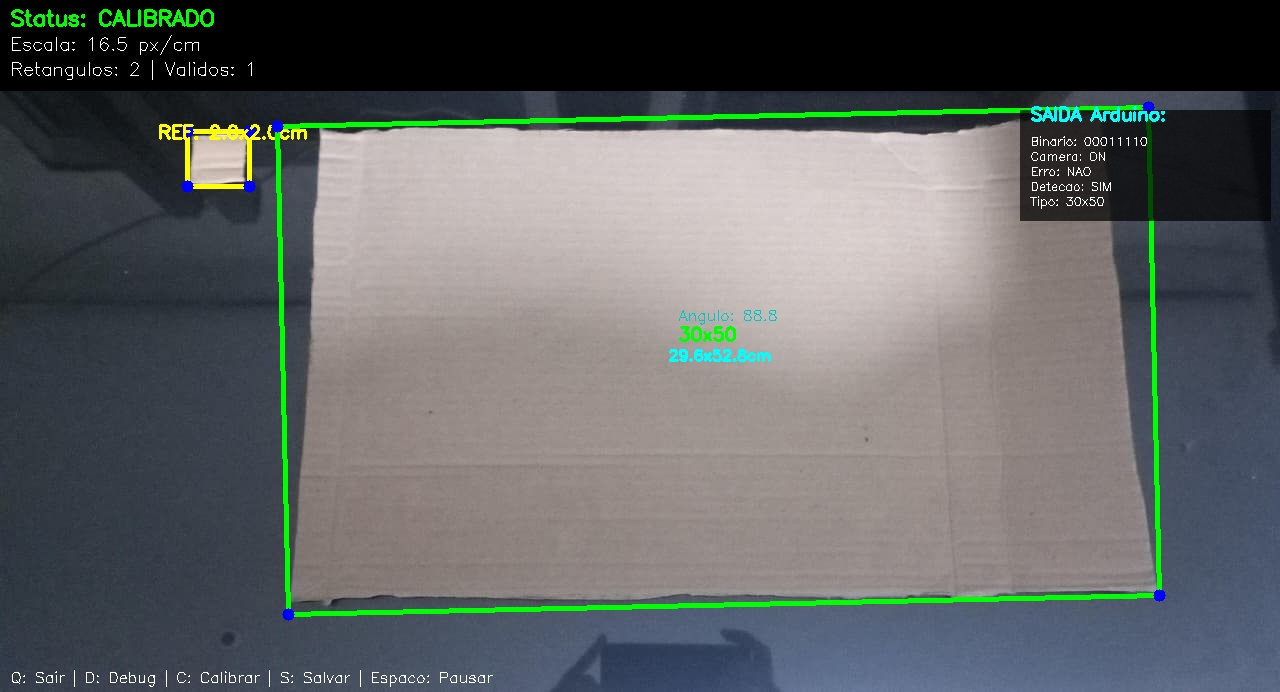
#> input picture captura_20251215_152401.jpg, 1280 x 692 px
$ python Vbox_v1.py --video captura_20251215_152144.jpg --image captura_20251215_152401.jpg
#> lines starting #> are read from the running program, lines starting #| are printed output that depends on the picture; after the words box and inside, x2 and y2 are one past the last pixel; in counts of white or black regions, pixels touching at a corner belong together
#> in main, frame is the input picture: shape (692, 1280, 3); mean B, G, R 99.5, 99.6, 96.1
"""
Sistema de Visão Computacional para Medição e Classificação de Caixas
- Prioriza retângulos alinhados com os eixos da câmera (±10 graus)
- Funcionamento em tempo real com câmera ou vídeo
- Calibração automática usando objeto de referência
- Classificação em três tipos: 10x20, 20x20, 30x50 cm
- Saída via mapa de bits para comunicação com ARD
"""

import cv2
import numpy as np
from scipy.spatial.distance import euclidean
from imutils import perspective
from imutils import contours
import imutils
import time
from collections import deque
import math

class ARDOutputMap:
    def __init__(self):
        # Mapa de bits (8 bits para comunicação simples)
        # Bit 0: Câmera ligada e operante
        # Bit 1: Erro no sistema
        # Bit 2: Caixa detectada
        # Bits 3-4: Tipo de caixa (00=nada, 01=10x20, 10=20x20, 11=30x50)
        # Bits 5-7: Reservados
        self.output_byte = 0b00000000

        # Histórico para estabilização
        self.output_history = deque(maxlen=5)

        # Timer para verificação de funcionamento
        self.last_update_time = time.time()
        self.operational_timeout = 2.0  # 2 segundos sem atualização = erro

    def update_camera_status(self, is_operational):
        """Atualiza status da câmera"""
        if is_operational:
            self.output_byte |= 0b00000001  # Bit 0 = 1 (câmera operante)
        else:
            self.output_byte &= 0b11111110  # Bit 0 = 0 (câmera com problema)

    def update_error_status(self, has_error):
        """Atualiza status de erro"""
        if has_error:
            self.output_byte |= 0b00000010  # Bit 1 = 1 (erro)
        else:
            self.output_byte &= 0b11111101  # Bit 1 = 0 (sem erro)

    def update_box_detected(self, is_detected):
        """Atualiza status de detecção de caixa"""
        if is_detected:
            self.output_byte |= 0b00000100  # Bit 2 = 1 (caixa detectada)
        else:
            self.output_byte &= 0b11111011  # Bit 2 = 0 (nada detectado)

    def update_box_type(self, box_type):
        """Atualiza tipo da caixa detectada"""
        # Primeiro limpa os bits de tipo (bits 3 e 4)
        self.output_byte &= 0b11100111

        # Mapeia tipo para bits
        if box_type == "10x20":
            self.output_byte |= 0b00001000  # Bits 3-4 = 01
        elif box_type == "20x20":
            self.output_byte |= 0b00010000  # Bits 3-4 = 10
        elif box_type == "30x50":
            self.output_byte |= 0b00011000  # Bits 3-4 = 11
        else:
            # Nenhum tipo válido ou UNKNOWN
            self.output_byte |= 0b00000000  # Bits 3-4 = 00

    def check_operational_timeout(self):
        """Verifica se o sistema está respondendo"""
        current_time = time.time()
        if current_time - self.last_update_time > self.operational_timeout:
            return False
        return True

    def get_output_string(self):
        """Retorna string formatada do mapa de bits"""
        camera_status = "1" if (self.output_byte & 0b00000001) else "0"
        error_status = "1" if (self.output_byte & 0b00000010) else "0"
        detection_status = "1" if (self.output_byte & 0b00000100) else "0"

        # Determinar tipo da caixa
        type_bits = (self.output_byte & 0b00011000) >> 3
        if type_bits == 0b01:
            box_type_str = "10x20"
        elif type_bits == 0b10:
            box_type_str = "20x20"
        elif type_bits == 0b11:
            box_type_str = "30x50"
        else:
            box_type_str = "NONE"

        # Formato binário para debug
        binary_str = format(self.output_byte, '08b')

        return {
            'binary': binary_str,
            'camera': camera_status,
            'error': error_status,
            'detection': detection_status,
            'type': box_type_str
        }

    def send_to_ARD(self):
        """Simula envio do mapa de bits para ARD"""
        output_info = self.get_output_string()

        # Simulação: apenas imprime o estado
        print(f"[Arduino OUT] Bin: {output_info['binary']} | "
              f"Camera: {output_info['camera']} | Erro: {output_info['error']} | "
              f"Detecao: {output_info['detection']} | Tipo: {output_info['type']}")

        # Adicionar ao histórico
        self.output_history.append(self.output_byte)

        # Atualizar timestamp
        self.last_update_time = time.time()

        return output_info

class BoxMeasurementSystem:
    def __init__(self):
        # Configurações do sistema
        self.box_types = {
            "10x20": (10.0, 20.0),
            "20x20": (20.0, 20.0),
            "30x50": (30.0, 50.0)
        }
        self.tolerance_cm = 3.0  # Tolerância de ±3 cm

        # Parâmetros de processamento
        self.gaussian_blur = (9, 9)
        self.canny_threshold1 = 30
        self.canny_threshold2 = 100
        self.min_contour_area = 1000

        # Parâmetros para detecção de retângulos alinhados
        self.min_rectangle_score = 0.1  # Score mínimo para considerar como retângulo
        self.max_angle_deviation = 10   # Máximo 10 graus de inclinação em relação aos eixos

        # Sistema de calibração
        self.pixels_per_cm = None
        self.calibrated = False
        self.reference_width_cm = 1  # Largura do objeto de referência (2x2 cm)
        self.reference_height_cm = 1  # Altura do objeto de referência

        # Estado do sistema
        self.camera = None
        self.frame = None
        self.processing = True
        self.show_debug = False
        self.video_source = None  # Pode ser índice da câmera ou caminho de vídeo
        self.is_video_file = False

        # Histórico para estabilização
        self.measurement_history = deque(maxlen=20)
        self.box_type_history = deque(maxlen=20)

        # Comunicação ARD
        self.ARD_connected = True
        self.ARD_output = ARDOutputMap()

        # Controle de erros
        self.system_errors = {
            'camera_error': False,
            'calibration_error': False,
            'processing_error': False,
            'timeout_error': False
        }

        # Contador para estabilização
        self.stable_detection_count = 0
        self.last_stable_type = None

        # Estatísticas
        self.total_boxes = 0
        self.valid_boxes = 0
        self.frames_processed = 0

    # [35 lines left out: function initialize_video_source, not called in this run]

    def is_aligned_rectangle(self, contour):
        """Verifica se um contorno é um retângulo alinhado com os eixos da câmera"""
        try:
            # Obter retângulo de área mínima
            rect = cv2.minAreaRect(contour)
            (center, size, angle) = rect

            # Normalizar ângulo para 0-90 graus
            if angle < -45:
                angle = 90 + angle
            angle = abs(angle)

            # Verificar alinhamento com os eixos (máximo 10 graus de inclinação)
            if angle > self.max_angle_deviation and angle < (90 - self.max_angle_deviation):
                return False, None, None

            # Obter os pontos do retângulo
            box = cv2.boxPoints(rect)
            box = np.array(box).astype("int")
            box = perspective.order_points(box)

            # Calcular ângulos internos para verificar retangularidade
            angles = []
            for i in range(4):
                p1 = box[i]
                p2 = box[(i + 1) % 4]
                p3 = box[(i + 2) % 4]

                # Vetores
                v1 = p2 - p1
                v2 = p2 - p3

                # Calcular ângulo
                dot = np.dot(v1, v2)
                norm = np.linalg.norm(v1) * np.linalg.norm(v2)
                if norm == 0:
                    return False, None, None

                cos_angle = max(-1.0, min(1.0, dot / norm))
                angle_deg = math.degrees(math.acos(cos_angle))
                angles.append(angle_deg)

            # Verificar se os ângulos são próximos de 90 graus
            angle_score = sum(min(abs(a - 90), 180 - abs(a - 90)) for a in angles) / 4.0

            # Calcular relação de aspecto
            width = euclidean(box[0], box[1])
            height = euclidean(box[1], box[2])
            if width == 0 or height == 0:
                return False, None, None

            # Score do retângulo
            rectangle_score = 1.0 - min(angle_score / 90.0, 1.0)

            return rectangle_score >= self.min_rectangle_score, box, angle

        except Exception as e:
            return False, None, None

    def find_aligned_rectangles(self, edged):
        """Encontra retângulos alinhados com os eixos da câmera"""
        # Encontrar contornos
        cnts = cv2.findContours(edged.copy(), cv2.RETR_EXTERNAL, cv2.CHAIN_APPROX_SIMPLE)
        cnts = imutils.grab_contours(cnts)

        if len(cnts) == 0:
            return [], [], []

        # Ordenar contornos por área (do maior para o menor)
        cnts = sorted(cnts, key=cv2.contourArea, reverse=True)

        # Filtrar contornos retangulares alinhados
        aligned_rectangles = []
        aligned_boxes = []
        aligned_angles = []

        for cnt in cnts:
            # Verificar área mínima
            if cv2.contourArea(cnt) < self.min_contour_area:
                continue

            # Verificar se é retângulo alinhado
            is_aligned, box, angle = self.is_aligned_rectangle(cnt)
            if is_aligned:
                aligned_rectangles.append(cnt)
                aligned_boxes.append(box)
                aligned_angles.append(angle)

        # Ordenar da esquerda para a direita (para manter a referência no início)
        if aligned_boxes:
            # Calcular centro X de cada caixa
            centroids = [np.mean(box[:, 0]) for box in aligned_boxes]
            sorted_indices = np.argsort(centroids)

            aligned_rectangles = [aligned_rectangles[i] for i in sorted_indices]
            aligned_boxes = [aligned_boxes[i] for i in sorted_indices]
            aligned_angles = [aligned_angles[i] for i in sorted_indices]

        return aligned_rectangles, aligned_boxes, aligned_angles

    def preprocess_frame(self, frame):
        """Pré-processa o frame para detecção de bordas retangulares"""
        # Redimensionar se necessário para processamento mais rápido
        height, width = frame.shape[:2]
        if width > 1280:
            scale = 1280 / width
            new_width = 1280
            new_height = int(height * scale)
            frame = cv2.resize(frame, (new_width, new_height))

        # Converter para escala de cinza
        gray = cv2.cvtColor(frame, cv2.COLOR_BGR2GRAY)
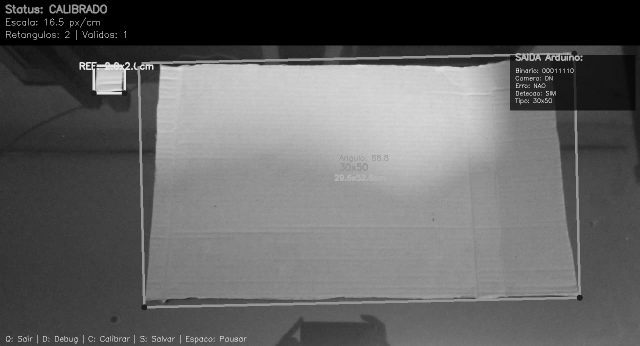
#> gray: shape (692, 1280) (shown at 1/2 size); min 0, max 255, mean 98.6

        # Aplicar blur para reduzir ruído
        blur = cv2.GaussianBlur(gray, self.gaussian_blur, 0)

        # Detecção de bordas com thresholds adaptativos
        v = np.median(blur)
#> v = 95
        sigma = 0.33

        lower = int(max(0, (1.0 - sigma) * v))
#> lower = 63
        upper = int(min(255, (1.0 + sigma) * v))
#> upper = 126

        edged = cv2.Canny(blur, lower, upper)
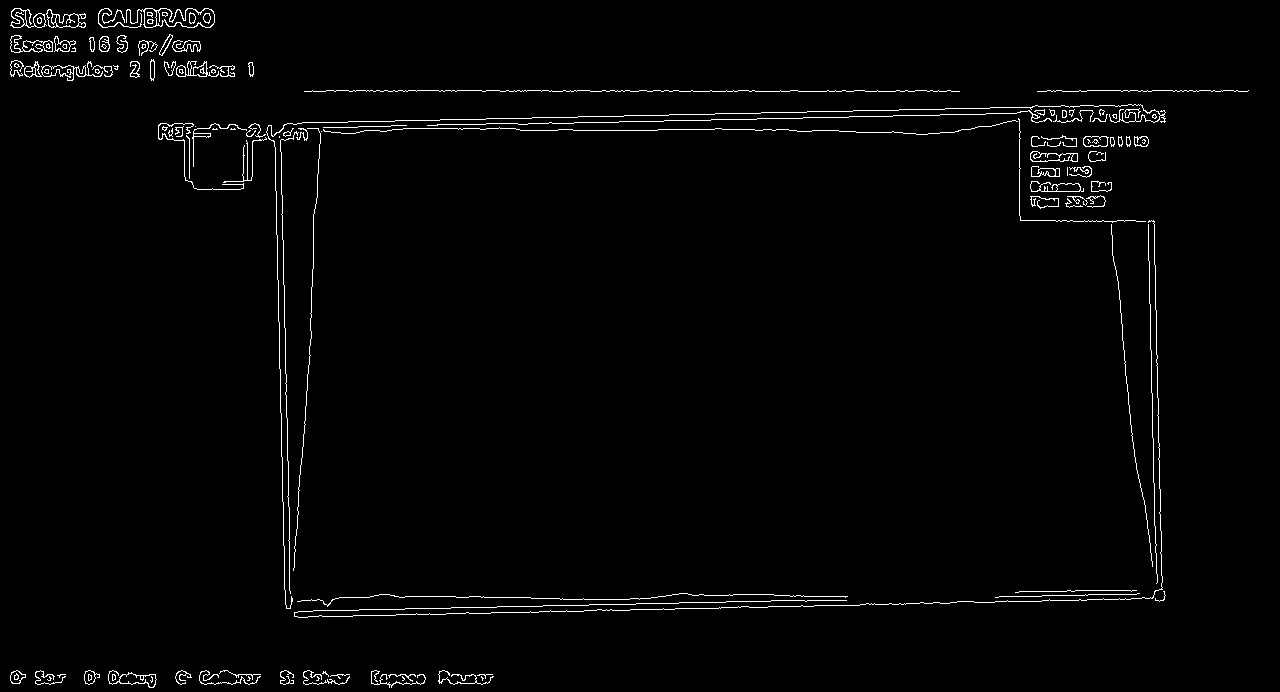
#> edged: shape (692, 1280); 1.7% white in thin lines or dots

        # Operações morfológicas para melhorar detecção de retângulos
        kernel = cv2.getStructuringElement(cv2.MORPH_RECT, (5, 5))
        edged = cv2.morphologyEx(edged, cv2.MORPH_CLOSE, kernel)
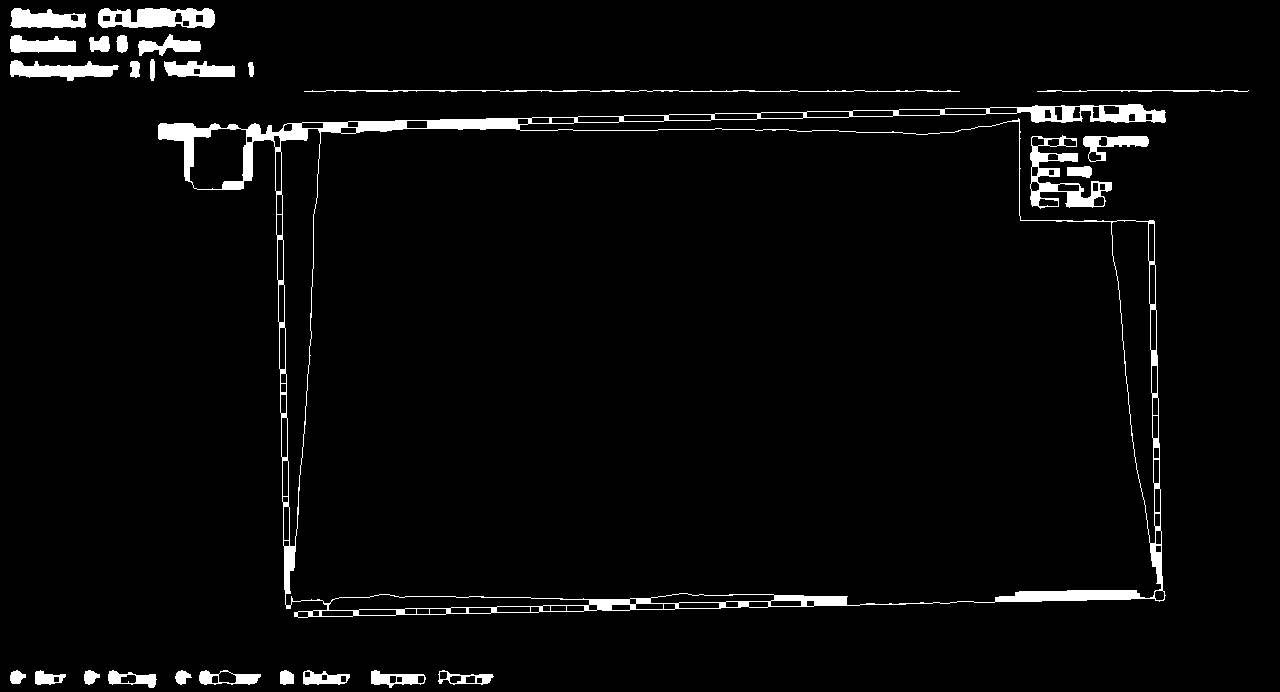
#> edged: shape (692, 1280); 3.4% white; 27 white regions, largest, box (x1, y1, x2, y2) and area: (158, 104, 1166, 618) 15965, (1030, 135, 1112, 209) 1868, (98, 8, 215, 28) 1744
        edged = cv2.dilate(edged, kernel, iterations=1)
#> edged: shape (692, 1280); 8% white; 25 white regions

        return frame, gray, blur, edged

    def calibrate_with_reference(self, ref_contour):
        """Calibra o sistema usando o objeto de referência"""
        try:
            # Obter retângulo do objeto de referência
            rect = cv2.minAreaRect(ref_contour)
            box = cv2.boxPoints(rect)
            box = np.array(box, dtype="int")
            box = perspective.order_points(box)

            # Extrair pontos
            (tl, tr, br, bl) = box


            # Calcular distâncias em pixels
            width_pixels = euclidean(tl, tr)
            height_pixels = euclidean(tr, br)

            # Usar a menor dimensão para evitar problemas de perspectiva
            min_dimension = min(width_pixels, height_pixels)

            # Calcular pixels por cm
            self.pixels_per_cm = min_dimension / self.reference_width_cm - 28


            self.calibrated = True
            print(f"✓ Sistema calibrado: {self.pixels_per_cm:.2f} pixels/cm")

            # Salvar calibração em arquivo
            with open("calibracao.txt", "w") as f:
                f.write(f"PIXELS_PER_CM = {self.pixels_per_cm:.2f}\n")
                f.write(f"DATA_CALIBRACAO = {time.strftime('%Y-%m-%d %H:%M:%S')}\n")

            return box
        except Exception as e:
            print(f"✗ Erro na calibração: {e}")
            return None

    def measure_box(self, box):
        """Mede as dimensões de uma caixa em cm"""
        try:
            # Extrair pontos
            (tl, tr, br, bl) = box

            # Calcular dimensões em pixels
            width_pixels = euclidean(tl, tr)
            height_pixels = euclidean(tr, br)

            # Determinar largura e comprimento
            width_px = min(width_pixels, height_pixels)
            height_px = max(width_pixels, height_pixels)

            # Converter para cm se calibrado
            if self.calibrated and self.pixels_per_cm > 0:
                width_cm = width_px / self.pixels_per_cm
                height_cm = height_px / self.pixels_per_cm
                return width_cm, height_cm
            else:
                return None, None

        except Exception as e:
            return None, None

    # [18 lines left out: function classify_box, not called in this run]

    def update_output_map(self):
        """Atualiza o mapa de bits de saída"""
        # 1. Status da câmera (sempre operante se estiver rodando)
        camera_operational = self.camera is not None and self.camera.isOpened()
        self.ARD_output.update_camera_status(camera_operational)

        # 2. Verificar erros
        has_error = any(self.system_errors.values())
        self.ARD_output.update_error_status(has_error)

        # 3. Verificar se há caixa detectada
        box_detected = len(self.box_type_history) > 0 and self.last_stable_type is not None
        self.ARD_output.update_box_detected(box_detected)

        # 4. Atualizar tipo da caixa
        if box_detected and self.last_stable_type in self.box_types:
            self.ARD_output.update_box_type(self.last_stable_type)
        else:
            self.ARD_output.update_box_type("UNKNOWN")

        # 5. Enviar para ARD
        return self.ARD_output.send_to_ARD()

    def check_system_errors(self):
        """Verifica e atualiza status de erros do sistema"""
        # Erro de câmera
        self.system_errors['camera_error'] = not (self.camera and self.camera.isOpened())

        # Erro de timeout
        if not self.ARD_output.check_operational_timeout():
            self.system_errors['timeout_error'] = True
        else:
            self.system_errors['timeout_error'] = False

        # Erro de processamento (se muitos frames sem detecção válida)
        if self.frames_processed > 100 and self.valid_boxes == 0:
            self.system_errors['processing_error'] = True
        else:
            self.system_errors['processing_error'] = False

        # Retorna se há algum erro
        return any(self.system_errors.values())

    def draw_measurements(self, frame, box, width_cm, height_cm, box_type, is_valid, angle=None, is_reference=False):
        """Desenha medições e informações no frame"""
        # Desenhar contorno
        if is_reference:
            color = (0, 255, 255)  # Amarelo para referência
            thickness = 3
        elif is_valid:
            color = (0, 255, 0)  # Verde para válido
            thickness = 3
        else:
            color = (0, 0, 255)  # Vermelho para inválido
            thickness = 2

        cv2.drawContours(frame, [box.astype("int")], -1, color, thickness)

        # Desenhar vértices
        for point in box:
            cv2.circle(frame, tuple(map(int, point)), 6, (255, 0, 0), -1)

        # Calcular centro para texto
        center_x = int(np.mean(box[:, 0]))
        center_y = int(np.mean(box[:, 1]))

        if is_reference:
            # Objeto de referência
            label = f"REF: {self.reference_width_cm}x{self.reference_height_cm}cm"
            cv2.putText(frame, label, (center_x - 60, center_y - 20),
                       cv2.FONT_HERSHEY_SIMPLEX, 0.6, (0, 255, 255), 2)
        else:
            # Caixas medidas
            if angle is not None:
                angle_text = f"Angulo: {angle:.1f}"
                cv2.putText(frame, angle_text, (center_x - 40, center_y - 40),
                           cv2.FONT_HERSHEY_SIMPLEX, 0.5, (200, 200, 0), 1)

            label = f"{box_type}" if is_valid else "REJEITADA"
            color_label = (0, 255, 0) if is_valid else (0, 0, 255)

            cv2.putText(frame, label, (center_x - 40, center_y - 20),
                       cv2.FONT_HERSHEY_SIMPLEX, 0.6, color_label, 2)

            # Medidas
            if width_cm is not None and height_cm is not None:
                measures_text = f"{width_cm:.1f}x{height_cm:.1f}cm"
                cv2.putText(frame, measures_text, (center_x - 50, center_y),
                           cv2.FONT_HERSHEY_SIMPLEX, 0.5, (255, 255, 0), 2)

        return frame

    def draw_output_status(self, frame, output_info):
        """Desenha informações da saída ARD no frame"""
        # Posição para desenhar (canto superior direito)
        x_start = frame.shape[1] - 250
        y_start = 120

        # Fundo semi-transparente
        overlay = frame.copy()
        cv2.rectangle(overlay, (x_start-10, y_start-10),
                     (frame.shape[1]-10, y_start+100), (0, 0, 0), -1)
        cv2.addWeighted(overlay, 0.7, frame, 0.3, 0, frame)

        # Título
        cv2.putText(frame, "SAIDA Arduino:", (x_start, y_start),
                   cv2.FONT_HERSHEY_SIMPLEX, 0.6, (255, 255, 0), 2)

        # Informações
        y_offset = y_start + 25
        lines = [
            f"Binario: {output_info['binary']}",
            f"Camera: {'ON' if output_info['camera'] == '0' else 'ERR'}",
            f"Erro: {'SIM' if output_info['error'] == '0' else 'NAO'}",
            f"Detecao: {'SIM' if output_info['detection'] == '1' else 'NAO'}",
            f"Tipo: {output_info['type']}"
        ]

        for line in lines:
            cv2.putText(frame, line, (x_start, y_offset),
                       cv2.FONT_HERSHEY_SIMPLEX, 0.4, (255, 255, 255), 1)
            y_offset += 15

    def process_frame(self, frame):
        """Processa um frame completo"""
        self.frames_processed += 1

        # Verificar erros do sistema
        self.check_system_errors()

        # Pré-processamento
        frame_resized, gray, blur, edged = self.preprocess_frame(frame)

        # Encontrar retângulos alinhados
        cnts, boxes, angles = self.find_aligned_rectangles(edged) if len(self.find_aligned_rectangles(edged)) == 3  else ([], [], [])
#> in find_aligned_rectangles, `cnts = cv2.findContours(edged.copy(), cv2.RETR_EXTERNAL, cv2.CHAIN_APP..`: cnts = 25 contours; largest, box (x1, y1, x2, y2) and area: (156, 102, 1168, 620) 431776, (1028, 133, 1151, 211) 5336, (302, 88, 962, 94) 2985, (96, 6, 217, 30) 2530, (8, 58, 121, 83) 1752
#> (the rest of the program and of its run is left out)
